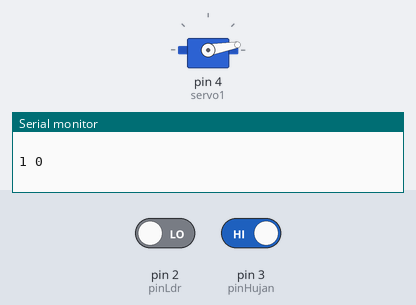
Recording of a sketch running on a simulated Arduino Uno, built with avr-gcc and run on an emulated ATmega328P. Parts: servo, the last lines printed to the serial monitor. The inputs (shaded band) are chosen by the test bench; at power-on: pin 2 (pinLdr) LOW, pin 3 (pinHujan) HIGH.

Above: at 1.4 s.
1.5 s: pin 2 (pinLdr) driven HIGH
At 2.7 s:
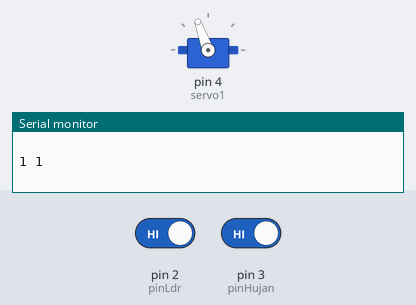
3.0 s: pin 2 (pinLdr) driven LOW
At 3.9 s:
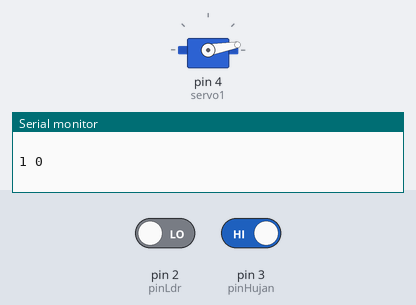
4.5 s: pin 3 (pinHujan) driven LOW
At 5.0 s:
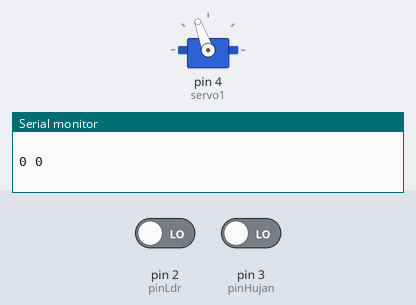
Timing chart, 0 to 7.5 s (numbered marks = the images above; inputs shaded):
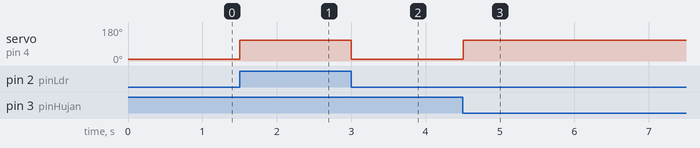

The sketch:

Arduino-Jemuran-Baju-Otomatis.ino
```cpp
// -------------- Project System Jemuran Baju Otomatis ---------------- //
// -------- Berbasis Arduino dan motor servo sebagai aktuator -------- //
// ---------------- Dibuat oleh : M. Nofgi Y.P.U. -------------------- //
// ---------------- www.nofgipiston.wordpress.com ------------------- //
//*
//*
//*
// mohon dipelajari program yang sudah diberikan agar
// mendapat ilmu yang bermanfaat :)


// memanggil library motor servo
#include <Servo.h>

// inialisasi servo
Servo servo1;

// inialisasi pin sensor
const int pinHujan = 3;
const int pinLdr = 2;

// inialisasi pembacaan sensor
int hujan, cahaya;

// inialisasi derajat buka-tutup servo
int tutup = 110;
int buka = 10;


// ------------------------ program default awal ------------------------ //

void setup() {
  // setting baud rate serial monitor
  Serial.begin(9600);

  // inialisasi pin servo
  servo1.attach(4);

  // inialisasi status input/output pin
  pinMode(pinHujan, INPUT);
  pinMode(pinLdr, INPUT);
}


// -------------------------- program utama --------------------------- //

void loop() {
  // pembacaan sensor
  hujan = digitalRead(pinHujan);
  cahaya = digitalRead(pinLdr);

  // menulis pada serial monitor pembacaan sensor hujan dan cahaya
  // hasil output data sensor bisa dilihat di serial monitor arduino
  Serial.print(hujan);
  Serial.print(" ");
  Serial.println(cahaya);
  Serial.println(" ");


  // sensor hujan akan bernilai = 0 saat ada air
  // sensor cahaya akan bernilai = 1 saat gelap
  // dan berlaku sebaliknya

  // jika kondisi hujan dan mendung
  if (hujan == 0 && cahaya == 1) {
    // servo menutup
    servo1.write(tutup);
  }

  //=================================================

  // jika kondisi hujan
  else if (hujan == 0 && cahaya == 0) {
    // servo menutup
    servo1.write(tutup);
  }


  //==================================================

  // jika kondisi mendung
  else if (hujan == 1 && cahaya == 1) {
    // servo menutup
    servo1.write(tutup);
  }


  //==================================================

  // jika kondisi tidak hujan dan tidak mendung
  else if (hujan == 1 && cahaya == 0) {
    // servo membuka
    servo1.write(buka);
  }

  // delay jalannya program
  delay(300);
}
```

Measured:
- after the input at 1.5 s, servo on pin 4 (servo1): 10° → 110° at once
- after the input at 3.0 s, servo on pin 4 (servo1): 110° → 10° at once
- after the input at 4.5 s, servo on pin 4 (servo1): 10° → 110° at once
